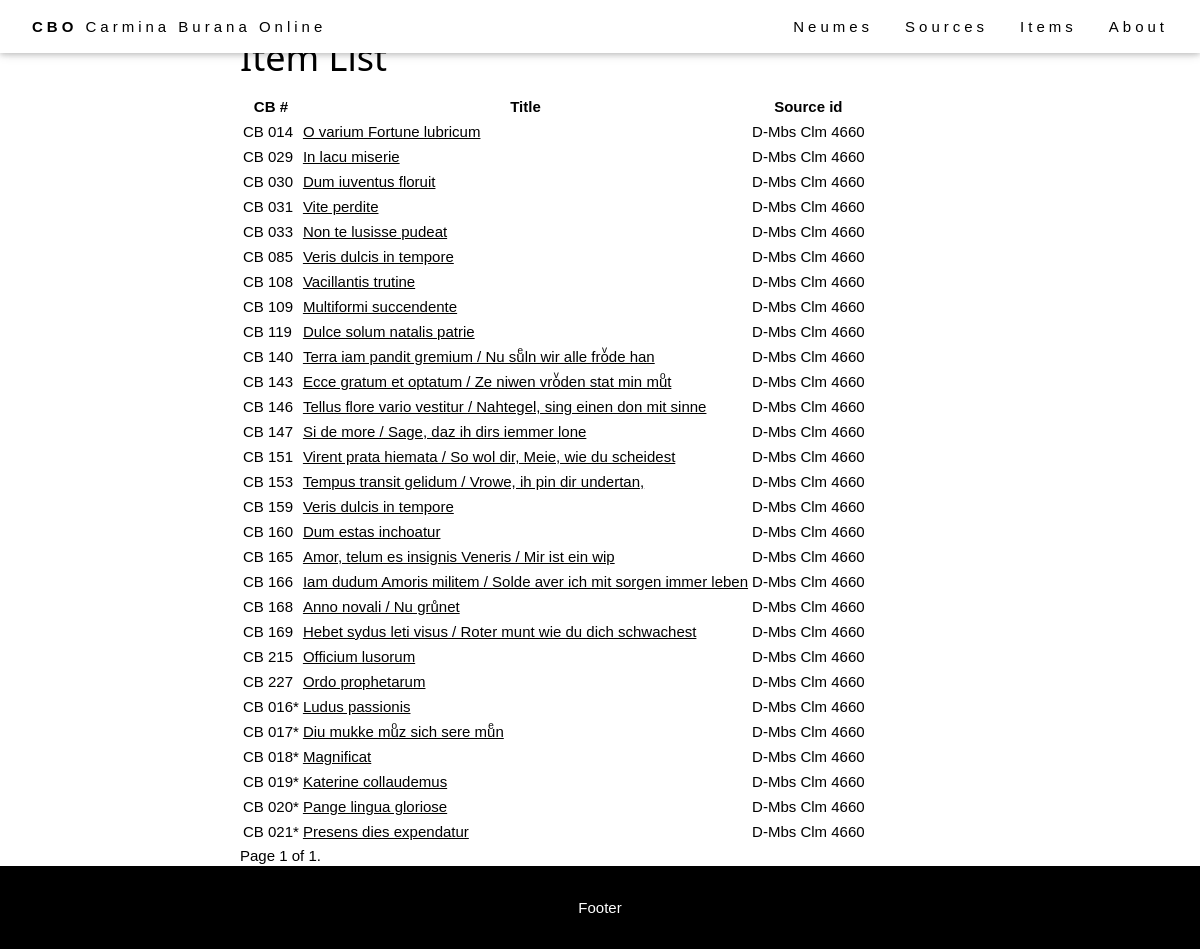
The app's page /browse/items/, older data.
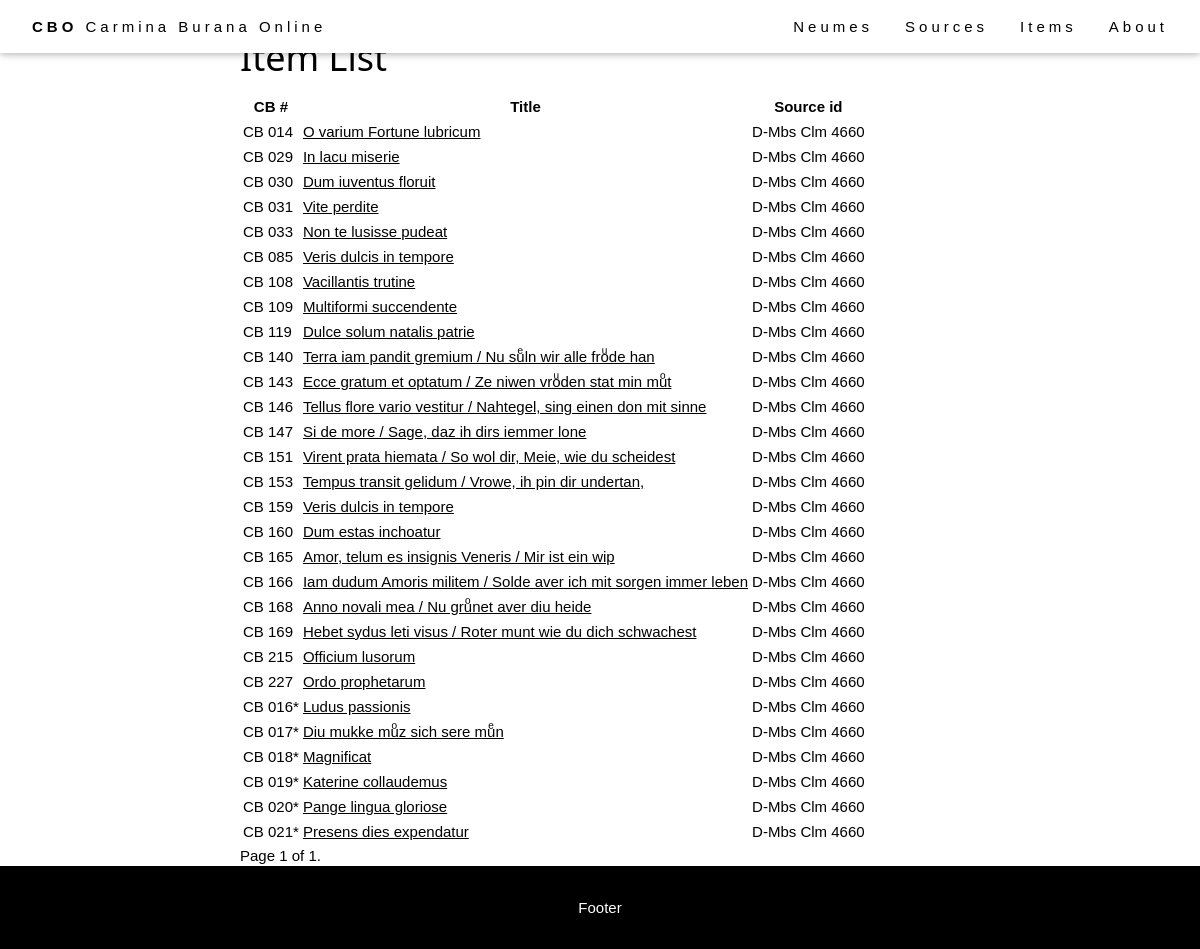
The same page, newer data.
### browse/models.py (models this page shows, shortened)
class Item(models.Model):
    abstract_item = models.ForeignKey(AbstractItem, on_delete=models.PROTECT, null=True)
    source = models.ForeignKey(Source, on_delete=models.RESTRICT, null=True)
    foliation_start = models.CharField(max_length=10, help_text="First folio occupied by the item in the source.")
    foliation_end = models.CharField(max_length=10, help_text="Last folio occupied by the item in the source.")
    title = models.CharField(max_length=256, help_text="Title of the item (incipit).")
    language = models.ManyToManyField(Language)
    tei_file = models.CharField(max_length=256, help_text="TEI Filename (without '.tei' extension).", null=True)
    IIIF_canvas = models.CharField(max_length=256, help_text="IIIF canvas index of the item.", blank=True)
    class Meta:
        ordering = [Length('abstract_item__cb_id'), 'abstract_item__cb_id']
    def get_absolute_url(self):
        return reverse('item-detail', args=[str(self.pk)])

class AbstractItem(models.Model):
    cb_id = models.CharField(max_length=10, help_text="Number of the item.")
    theme = models.ManyToManyField(Theme)
    genre = models.ForeignKey(Genre, on_delete=models.SET_NULL, null=True)
    text_type = models.ManyToManyField(TextType, through="TextTypeSpecification")
    class Meta:
        ordering = [Length('cb_id'), 'cb_id']

class Source(models.Model):
    bib_id = models.CharField(max_length=128, unique=True, help_text="The source identifier.")
    nick_name = models.CharField(max_length=128, help_text="The source name.", blank=True)
    country = models.CharField(max_length=256, help_text="The source location (country).")
    location = models.CharField(max_length=256, help_text="The source location (institution).")
    century = models.CharField(max_length=256, help_text="The source century.", blank=True)
    notation = models.CharField(max_length=256, help_text="The source notation type (for musical notation only).", blank=True)
    url = models.CharField(max_length=512, help_text="External url to access the source images.", blank=True)
    concordances = models.TextField(help_text="Concordances with the Codex Buranus.", blank=True)
    notes = models.TextField(help_text="Additional notes on the source.", blank=True)
    IIIF_manifest = models.CharField(max_length=512, help_text="URL of the IIIF manifest.", blank=True)
    class Meta:
        ordering = ['country', 'location', 'bib_id']

### browse/views.py (the view)
# urls.py: path('items/', views.ItemListView.as_view(), name='items'),
class ItemListView(generic.ListView):
    model = Item
    context_object_name = 'item_list'
    template_name = 'item_list.html'
    paginate_by = 30

### templates/item_list.html (shortened to what this page needs)
{% extends "base_generic.html" %}
{% block content %}
<div class="flex-column" style="flex: 20%">
</div>
<div style="flex: 80%">
  <h1>Item List</h1>
  <table>
    <tr>
      <th>CB #</th>
      <th>Title</th>
      <th>Source id</th>
    </tr>
    {% for item in item_list %}
    <tr>
      <td>CB {{ item.abstract_item.cb_id }}</td>
      <td><a href="{{ item.get_absolute_url }}">{{ item.title }}</a></td>
      <td>{{ item.source.bib_id }}</td>
    </tr>
    {% endfor %}
  </table>
  <div class="pagination">
    <span class="step-links">
      <span class="current">
        Page {{ page_obj.number }} of {{ page_obj.paginator.num_pages }}.
      </span>
    </span>
  </div>
</div>
{% endblock %}

Row changes from the older to the newer data that the page shows:
changed Item: title "Terra iam pandit gremium / Nu suͤln wir alle froͮde han" → "Terra iam pandit gremium / Nu suͤln wir alle froͧde han"
changed Item: title "Ecce gratum et optatum / Ze niwen vroͮden stat min muͦt" → "Ecce gratum et optatum / Ze niwen vroͧden stat min muͦt"
changed Item: title "Anno novali / Nu grůnet" → "Anno novali mea / Nu gruͦnet aver diu heide"
